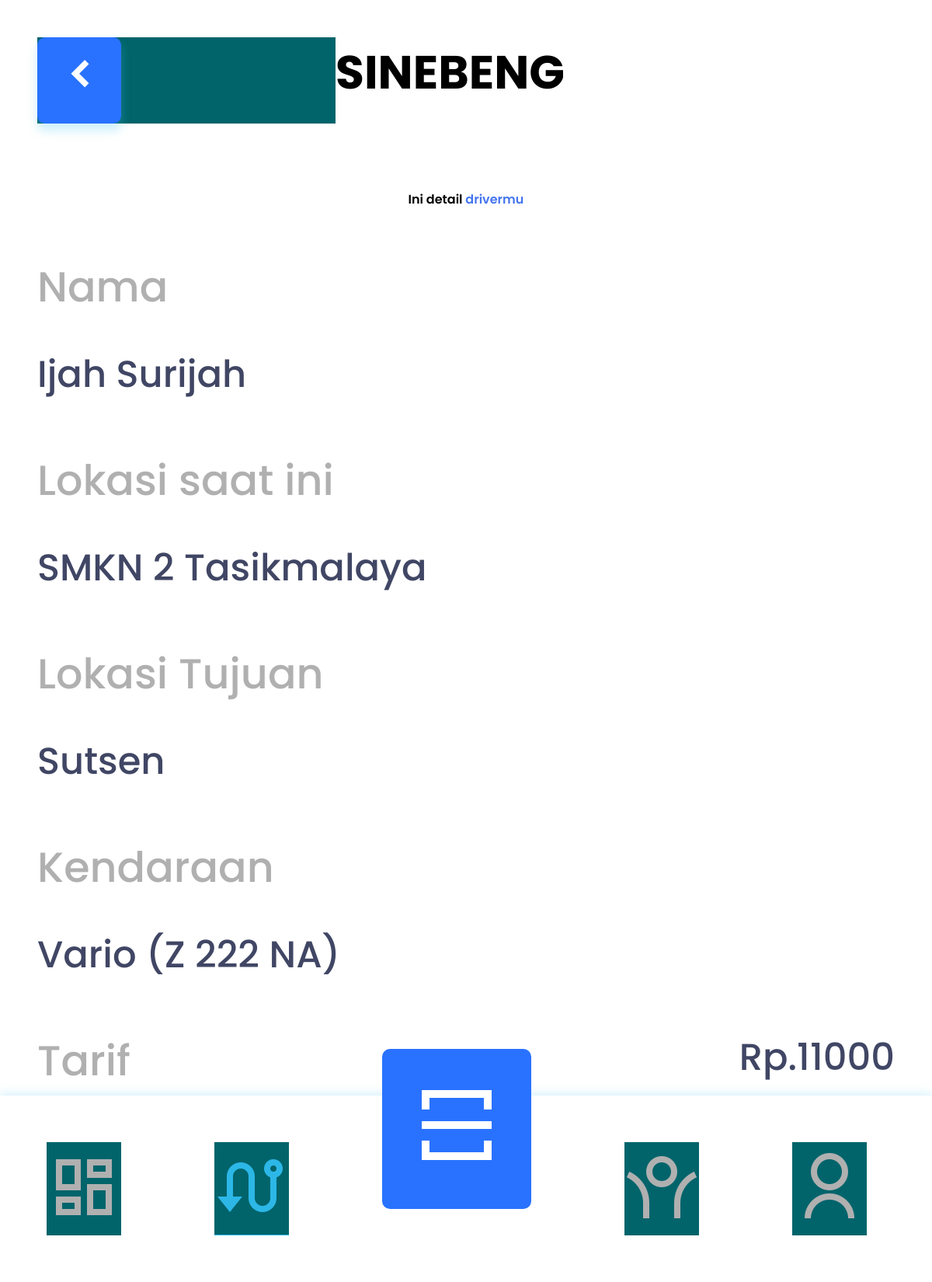
Page /apk2/detail-driver.php?driverid=11922663 (signed in) on the committed database.
### tables this page shows
CREATE TABLE `sinebeng` (
  `id` int(11) NOT NULL,
  `userid` varchar(30) NOT NULL,
  `nama` varchar(50) NOT NULL,
  `status` int(11) NOT NULL,
  `tarif` varchar(255) NOT NULL,
  `lokasi` varchar(100) NOT NULL,
  `tujuan` varchar(100) NOT NULL,
  `kendaraan` varchar(50) NOT NULL,
  `plat` varchar(10) NOT NULL
);

### apk2/detail-driver.php (the view, shortened to what this page needs)
<?php
include "server/header.php";
$detailDriver = mysqli_query($koneksi, "SELECT * FROM sinebeng WHERE userid = '$_GET[driverid]'");
$r = mysqli_fetch_array($detailDriver);
?>
<!DOCTYPE html>
<html lang="en">
<head>
    <link rel="stylesheet" href="assets/css/style.css?<?php echo date('l jS \of F Y h:i:s A'); ?>">
    <link href="https://cdn.jsdelivr.net/npm/remixicon@2.2.0/fonts/remixicon.css" rel="stylesheet">
</head>
<body>
    <div class="card-mobile mb-5">
        <div class="text-align-tengah mb-5">
            <div class="flex mb-5">
                <a href="nebeng-client.php" style="text-decoration: none;">
                    <div style="margin-right: 23vw;" class="badge-biru">
                        <i style="font-size: 5vw; font-weight:600;" class="ri-arrow-left-s-line"></i>
                    </div>
                </a>
                <span style="font-weight:700; font-size:5vw;">SINEBENG</span>
            </div>
            <br>
            <span style="font-weight: 600; margin-top:5vw;">Ini detail <span class="biru">drivermu</span></span>
        </div>
        <p style="font-weight: 500;  font-size:4.5vw; color: #b0b0b0;" class="mb-3">Nama</p>
        <p style="font-weight: 500; font-size:4vw; color:#404664;" class="mb-5"><?= $r['nama'] ?></p>
        <p style="font-weight: 500;  font-size:4.5vw; color: #b0b0b0;" class="mb-3">Lokasi saat ini</p>
        <p style="font-weight: 500; font-size:4vw; color:#404664;" class="mb-5"><?= $r['lokasi'] ?></p>
        <p style="font-weight: 500;  font-size:4.5vw; color: #b0b0b0;" class="mb-3">Lokasi Tujuan</p>
        <p style="font-weight: 500; font-size:4vw; color:#404664;" class="mb-5"><?= $r['tujuan'] ?></p>
        <p style="font-weight: 500;  font-size:4.5vw; color: #b0b0b0;" class="mb-3">Kendaraan</p>
        <p style="font-weight: 500; font-size:4vw; color:#404664;" class="mb-5"><?= $r['kendaraan'] ?> (<?= $r['plat'] ?>)</p>
        <div class="flex justify-content-between mb-5">
            <p style="font-weight: 500;  font-size:4.5vw; color: #b0b0b0;" class="mb-3">Tarif</p>
            <p style="font-weight: 500; font-size:4vw; color:#404664;" class="mb-5">Rp.<?= $r['tarif'] ?></p>
        </div>
        <div class="text-align-tengah">
            <a class="biru" href="bayar-nebeng.php?driverid=<?php echo $_GET['driverid'] ?>" style="font-weight: 600; text-decoration: none;">Lanjut&emsp;></a>
        </div>
    </div>
    <div class="nav">
        <a class="mr-10 abu-nav" href="dashboard.php">
            <i class="ri-dashboard-line"></i>
        </a>
        <a class="mr-10 nav-act" href="nebeng.php">
            <i class="ri-route-line"></i>
        </a>
        <a class="mr-10 badge-gradien-biru-2" href="sorry.php">
            <i class="ri-qr-scan-line"></i>
        </a>
        <a class="mr-10 abu-nav" href="nitip.php">
            <i class="ri-open-arm-line"></i>
        </a>
        <a class="mr-10 abu-nav" href="profil.php">
            <i class="ri-user-line"></i>
        </a>
    </div>
</body>
</html>

### apk2/assets/css/style.css (style rules this page uses)
* { box-sizing: border-box; margin: 0; padding: 0; }
body { font-family: "Poppins", sans-serif; }
a, a:hover, a:focus, a:active { text-decoration: none; color: inherit; background-color: #01646b; }
.card-mobile { width: 100%; height: fit-content; padding: 4vw; background-color: #fff; border-radius: 15px; }
.flex { display: flex; }
.justify-content-between { justify-content: space-between; }
.text-align-tengah { text-align: center; }
.mr-10 { margin-right: 10vw; }
.mb-5 { margin-bottom: 5vw; }
.mb-3 { margin-bottom: 3vw; }
.biru { color: #4375ef; }
.badge-gradien-biru-2 { width: fit-content; height: fit-content; padding-top: 2.2vw; padding-right: 3vw; padding-left: 3vw; font-size: 10vw; color: #fff; margin-top: -10vw; border-radius: 10px; background: #2972ff; }
.badge-biru { padding: 1.5vw 2vw; font-size: 4vw; color: #fff; font-size: 3vw; font-weight: 500; border-radius: 10px; background-color: #2972ff; box-shadow: 0px 9px 12px 1px rgba(74, 200, 239, 0.25); }
.nav { display: flex; width: 100vw; height: 20vw; background: #fff; bottom: 0; position: fixed; padding-bottom: 2vw; padding: 5vw; font-size: 8vw; box-shadow: 0px -1px 12px 1px rgba(74, 200, 239, 0.25); }
.nav a { text-decoration: none; }
.abu-nav { color: #b0b0b0; }
.nav-act { color: #2cb7e7; border-bottom: 1px solid #2cb7e7; }

### rows in the picture
sinebeng: nama "Ijah Surijah", lokasi "SMKN 2 Tasikmalaya", tujuan "Sutsen", kendaraan "Vario", plat "Z 222 NA", tarif "11000"
